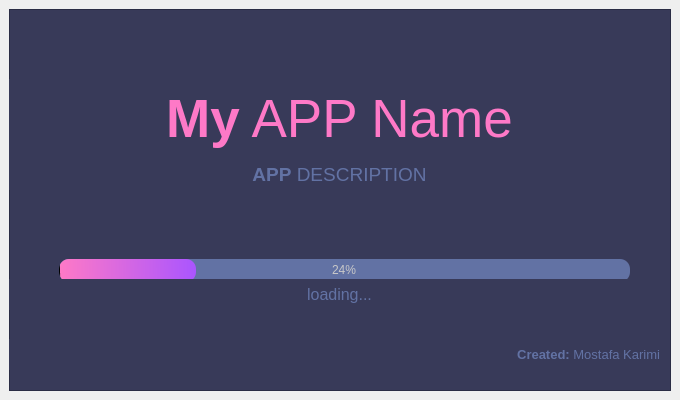
<?xml version="1.0" encoding="UTF-8"?>
<ui version="4.0">
 <class>SplashScreen</class>
 <widget class="QMainWindow" name="SplashScreen">
  <property name="geometry">
   <rect>
    <x>0</x>
    <y>0</y>
    <width>680</width>
    <height>400</height>
   </rect>
  </property>
  <property name="windowTitle">
   <string>MainWindow</string>
  </property>
  <widget class="QWidget" name="centralwidget">
   <layout class="QVBoxLayout" name="verticalLayout">
    <property name="spacing">
     <number>0</number>
    </property>
    <item>
     <widget class="QFrame" name="dropShadowFrame">
      <property name="styleSheet">
       <string notr="true">QFrame{
	background-color: rgb(56, 58, 89);
	color: rgb(220, 220, 220);
	border-radus: 10px;
}</string>
      </property>
      <property name="frameShape">
       <enum>QFrame::StyledPanel</enum>
      </property>
      <property name="frameShadow">
       <enum>QFrame::Raised</enum>
      </property>
      <widget class="QLabel" name="label_title">
       <property name="geometry">
        <rect>
         <x>0</x>
         <y>70</y>
         <width>661</width>
         <height>81</height>
        </rect>
       </property>
       <property name="font">
        <font>
         <family>Segoe UI</family>
         <pointsize>40</pointsize>
        </font>
       </property>
       <property name="styleSheet">
        <string notr="true">color: rgb(254, 121, 199);</string>
       </property>
       <property name="text">
        <string>&lt;strong&gt;My&lt;/strong&gt; APP Name</string>
       </property>
       <property name="alignment">
        <set>Qt::AlignCenter</set>
       </property>
      </widget>
      <widget class="QLabel" name="label_description">
       <property name="geometry">
        <rect>
         <x>0</x>
         <y>150</y>
         <width>661</width>
         <height>31</height>
        </rect>
       </property>
       <property name="font">
        <font>
         <family>Segoe UI</family>
         <pointsize>14</pointsize>
        </font>
       </property>
       <property name="styleSheet">
        <string notr="true">color: rgb(98, 114, 164);</string>
       </property>
       <property name="text">
        <string>&lt;strong&gt;APP&lt;/strong&gt; DESCRIPTION</string>
       </property>
       <property name="alignment">
        <set>Qt::AlignCenter</set>
       </property>
      </widget>
      <widget class="QProgressBar" name="progressBar">
       <property name="geometry">
        <rect>
         <x>50</x>
         <y>250</y>
         <width>571</width>
         <height>23</height>
        </rect>
       </property>
       <property name="styleSheet">
        <string notr="true">QProgressBar {
	background-color: rgb(98, 114, 164);
	color: rgb(200, 200, 200);
	border-style: none;
	border-radius: 10px;
	text-align: center;

}

QProgressBar::chunk{
	border-radius: 10px;
	background-color: qlineargradient(spread:pad, x1:0, y1:0.506, x2:1, y2:0.5, stop:0 rgba(0, 0, 0, 255), stop:0.00540541 rgba(0, 0, 0, 255), stop:0.0108108 rgba(254, 121, 199, 255), stop:1 rgba(170, 85, 255, 255));
}</string>
       </property>
       <property name="value">
        <number>24</number>
       </property>
      </widget>
      <widget class="QLabel" name="label_loading">
       <property name="geometry">
        <rect>
         <x>0</x>
         <y>270</y>
         <width>661</width>
         <height>31</height>
        </rect>
       </property>
       <property name="font">
        <font>
         <family>Segoe UI</family>
         <pointsize>12</pointsize>
        </font>
       </property>
       <property name="contextMenuPolicy">
        <enum>Qt::DefaultContextMenu</enum>
       </property>
       <property name="styleSheet">
        <string notr="true">color: rgb(98, 114, 164);</string>
       </property>
       <property name="text">
        <string>loading...</string>
       </property>
       <property name="alignment">
        <set>Qt::AlignCenter</set>
       </property>
      </widget>
      <widget class="QLabel" name="label_credits">
       <property name="geometry">
        <rect>
         <x>0</x>
         <y>330</y>
         <width>651</width>
         <height>31</height>
        </rect>
       </property>
       <property name="font">
        <font>
         <family>Segoe UI</family>
         <pointsize>10</pointsize>
        </font>
       </property>
       <property name="contextMenuPolicy">
        <enum>Qt::DefaultContextMenu</enum>
       </property>
       <property name="styleSheet">
        <string notr="true">color: rgb(98, 114, 164);</string>
       </property>
       <property name="lineWidth">
        <number>1</number>
       </property>
       <property name="text">
        <string>&lt;strong&gt;Created: &lt;/strong&gt; Mostafa Karimi</string>
       </property>
       <property name="alignment">
        <set>Qt::AlignRight|Qt::AlignTrailing|Qt::AlignVCenter</set>
       </property>
      </widget>
     </widget>
    </item>
   </layout>
  </widget>
 </widget>
 <resources/>
 <connections/>
</ui>
